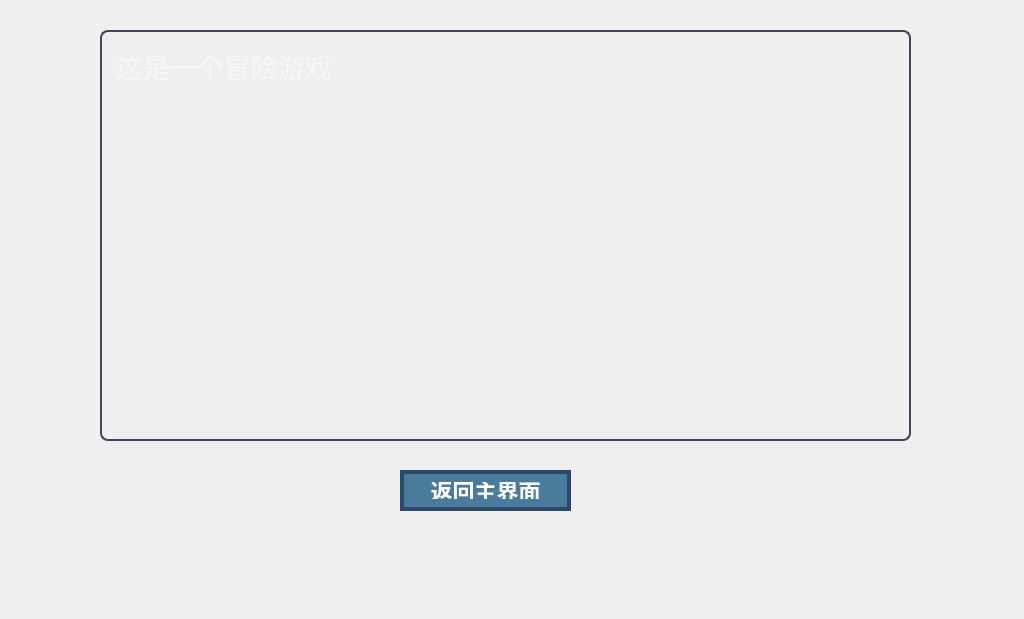
<?xml version="1.0" encoding="UTF-8"?>
<ui version="4.0">
 <class>rule</class>
 <widget class="QWidget" name="rule">
  <property name="geometry">
   <rect>
    <x>0</x>
    <y>0</y>
    <width>1024</width>
    <height>619</height>
   </rect>
  </property>
  <property name="windowTitle">
   <string>Form</string>
  </property>
  <property name="styleSheet">
   <string notr="true">

</string>
  </property>
  <widget class="QTextEdit" name="textEdit">
   <property name="geometry">
    <rect>
     <x>100</x>
     <y>30</y>
     <width>811</width>
     <height>411</height>
    </rect>
   </property>
   <property name="font">
    <font>
     <family>楷体</family>
     <pointsize>20</pointsize>
    </font>
   </property>
   <property name="styleSheet">
    <string notr="true">background: transparent;
color: #F7F7F7;
border: 2px solid #4a3f5c;
border-radius: 8px;
padding: 10px;</string>
   </property>
   <property name="readOnly">
    <bool>true</bool>
   </property>
   <property name="html">
    <string>&lt;!DOCTYPE HTML PUBLIC &quot;-//W3C//DTD HTML 4.0//EN&quot; &quot;http://www.w3.org/TR/REC-html40/strict.dtd&quot;&gt;
&lt;html&gt;&lt;head&gt;&lt;meta name=&quot;qrichtext&quot; content=&quot;1&quot; /&gt;&lt;meta charset=&quot;utf-8&quot; /&gt;&lt;style type=&quot;text/css&quot;&gt;
p, li { white-space: pre-wrap; }
hr { height: 1px; border-width: 0; }
li.unchecked::marker { content: &quot;\2610&quot;; }
li.checked::marker { content: &quot;\2612&quot;; }
&lt;/style&gt;&lt;/head&gt;&lt;body style=&quot; font-family:'楷体'; font-size:20pt; font-weight:400; font-style:normal;&quot;&gt;
&lt;p style=&quot; margin-top:0px; margin-bottom:0px; margin-left:0px; margin-right:0px; -qt-block-indent:0; text-indent:0px;&quot;&gt;这是一个冒险游戏&lt;/p&gt;&lt;/body&gt;&lt;/html&gt;</string>
   </property>
  </widget>
  <widget class="QPushButton" name="rule_return">
   <property name="geometry">
    <rect>
     <x>400</x>
     <y>470</y>
     <width>171</width>
     <height>41</height>
    </rect>
   </property>
   <property name="font">
    <font>
     <family>楷体</family>
     <pointsize>-1</pointsize>
     <bold>true</bold>
    </font>
   </property>
   <property name="styleSheet">
    <string notr="true">QPushButton {
    background-color: #4a7a9c;
    color: #ffffff;
    font-family: 楷体;
    font-size: 22px;
    font-weight: bold;
    border: 4px solid #2a4a6a;
    border-radius: 0px;
    padding: 8px 20px;
}

QPushButton:hover {
    background-color: #5a8aac;
    border-color: #3a5a7a;
}

QPushButton:pressed {
    background-color: #2a5a7a;
    border-color: #1a3a5a;
}</string>
   </property>
   <property name="text">
    <string>返回主界面</string>
   </property>
  </widget>
 </widget>
 <resources/>
 <connections/>
</ui>
